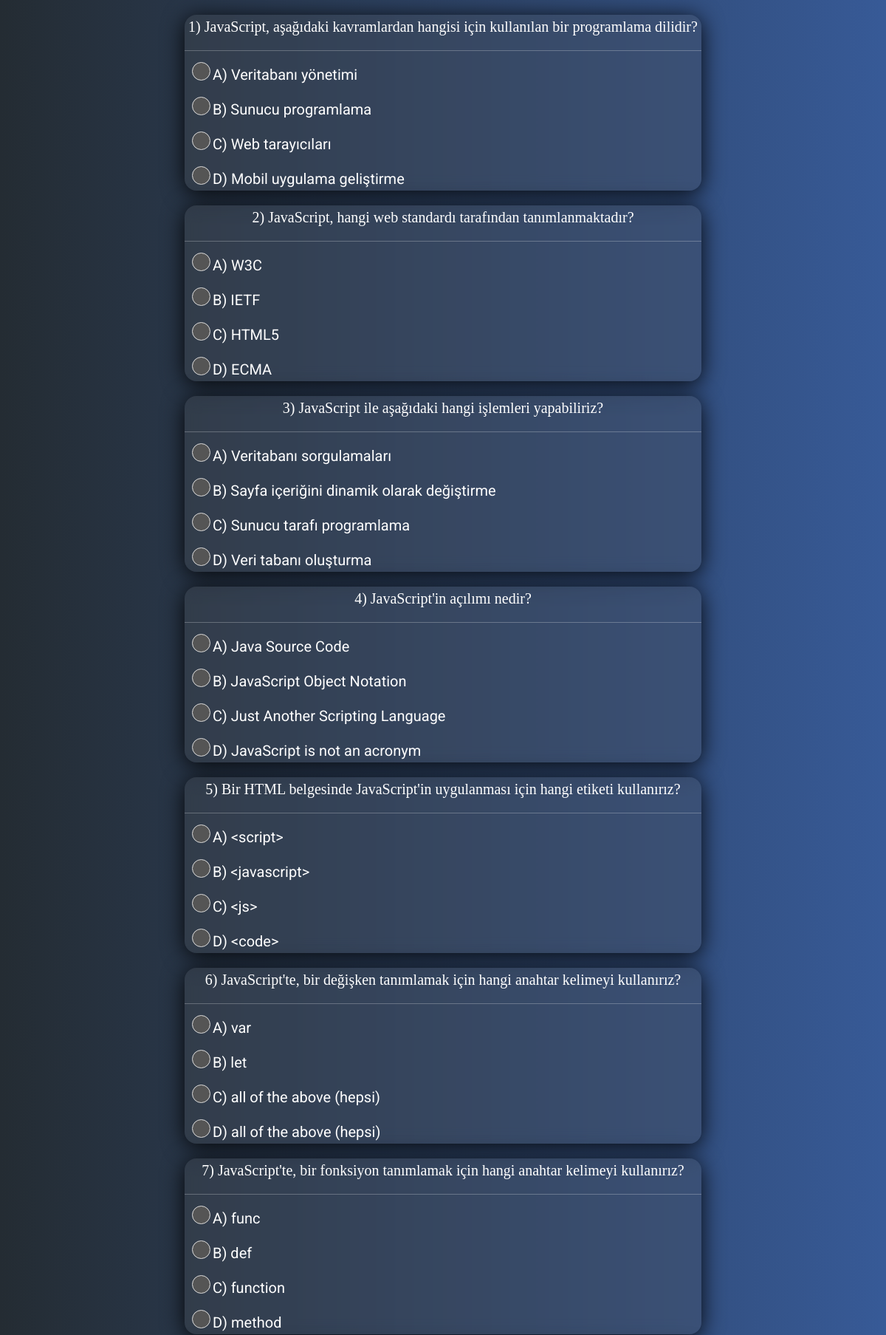
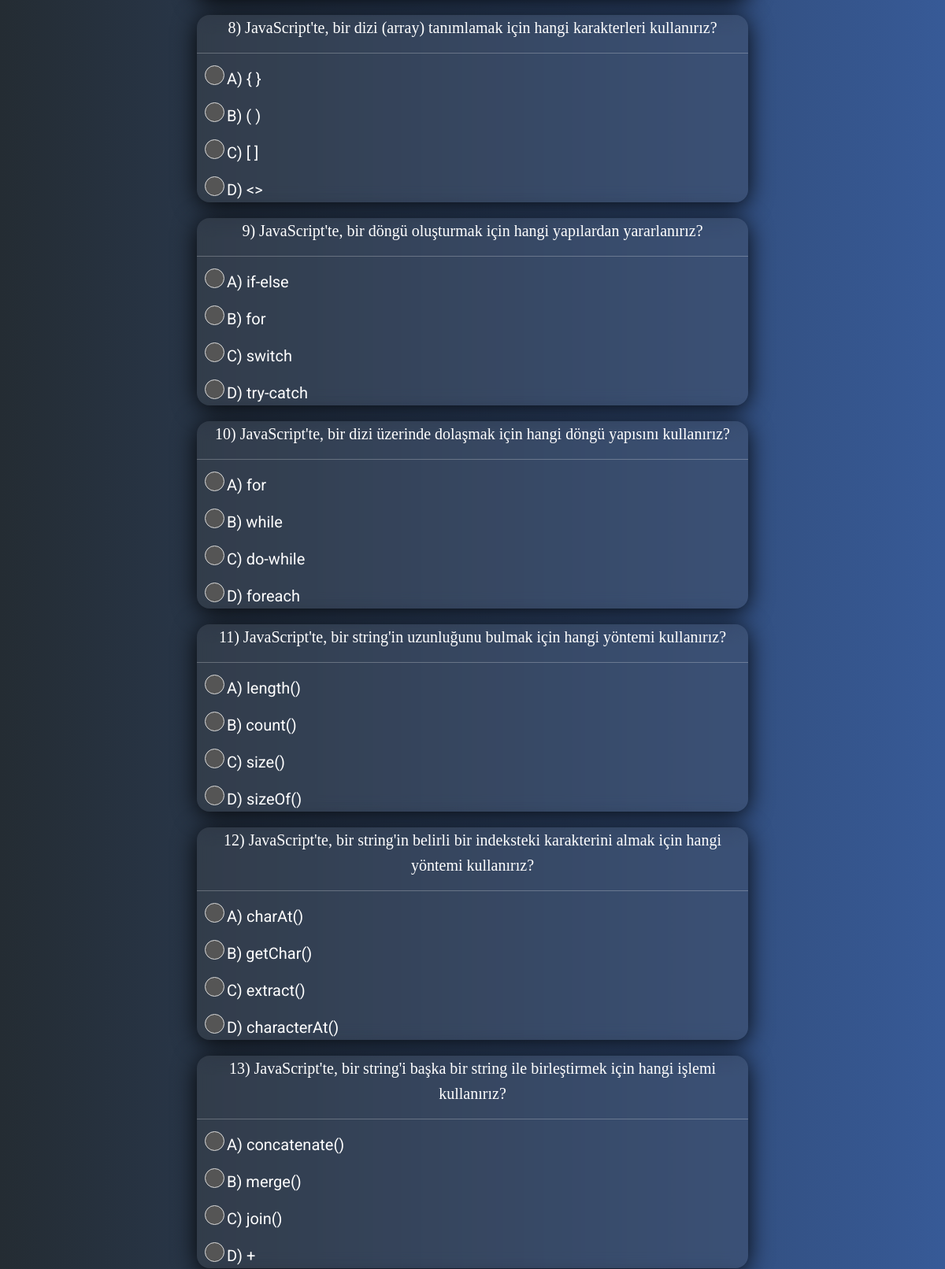
Page /Javascriptquiz/ (upper part) on the committed database (2 pictures, top to bottom).
### quiz/models.py (models this page shows, shortened)
class JavaQ(models.Model):
    question_text = models.CharField(max_length=200,null=True)
    option_a = models.CharField(max_length=100,null=True)
    option_b = models.CharField(max_length=100,null=True)
    option_c = models.CharField(max_length=100,null=True)
    option_d = models.CharField(max_length=100,null=True)
    correct_answer = models.CharField(max_length=1, choices=[('a', 'A'), ('b', 'B'), ('c', 'C'), ('d', 'D')],null=True)

### quiz/views.py (the view)
# urls.py: path('Javascriptquiz/',javaq, name="javaq" ),
def javaq(request):
    if request.method == 'POST':
        score = 0
        error_count = 0
        blank_count = 0
        wrong_javaq = []
        javaq = JavaQ.objects.all()
        total_javaq = javaq.count()
        for question in javaq:
            selected_option = request.POST.get(str(question.id))
            if selected_option:
                if selected_option == question.correct_answer:
                    score += 10
                else:
                    error_count += 1
                    wrong_javaq.append({
                        'question': question,
                        'selected_option': selected_option
                    })
            else:
                blank_count += 1
        success_percentage = "{:.2f}".format((score / (total_javaq * 10)) * 100)
        error_percentage = "{:.2f}".format((error_count / total_javaq) * 100)
        blank_percentage = "{:.2f}".format((blank_count / total_javaq) * 100)
        return render(request, 'sınav/jsresult.html', {
            'score': score,
            'error_count': error_count,
            'blank_count': blank_count,
            'success_percentage': success_percentage,
            'error_percentage': error_percentage,
            'blank_percentage': blank_percentage,
            'wrong_javaq': wrong_javaq
        })
    else:
        javaq = JavaQ.objects.all()
        return render(request, 'sınav/jsquiz.html', {'javaq': javaq})

### quiz/templates/sınav/jsquiz.html (shortened to what this page needs)
{% extends 'base.html' %}
{% load static %}
{% block body %}
<form method="post">
    {% for javaq in javaq %}
    <div class="soru">
         <div class="question">{{ javaq.question_text }} <hr></div>
         <div id="options">
             <label class="options">
              <input type="radio" name="{{ javaq.id }}" value="a"> A) {{ javaq.option_a }}<br>
              <span class="checkmark"></span>
          </label>
          <label class="options">
            <input type="radio" name="{{ javaq.id }}" value="b"> B) {{ javaq.option_b }}<br>
              <span class="checkmark"></span>
          </label>
          <label class="options">
            <input type="radio" name="{{ javaq.id }}" value="c"> C) {{ javaq.option_c }}<br>
              <span class="checkmark"></span>
          </label>
          <label class="options">
            <input type="radio" name="{{ javaq.id }}" value="d"> D) {{ javaq.option_d }}<br>
              <span class="checkmark"></span>
          </label>
         </div>
        </div>
         {% endfor %}
  </form>
{% endblock body %}

### quiz/static/style.css (style rules this page uses)
*, *::before, *::after { margin: 0; padding: 0; box-sizing: border-box; }

### quiz/templates/sınav/jsquiz.html (style rules this page uses)
body { background: #0045c5dc; background: -webkit-linear-gradient(to right, rgb(36, 44, 51), rgb(55, 90, 151)); background: linear-gradient(to right, rgb(36, 44, 51), rgb(55, 90, 151)) }
.soru { position: relative; margin: auto; width: 700px; height: auto; background: rgba(84, 83, 83, 0.24); border-radius: 16px; box-shadow: 0 4px 30px rgba(0, 0, 0, 0.9); backdrop-filter: blur(9.6px); -webkit-backdrop-filter: blur(9.6px); color:rgb(255, 255, 255) }
.soru .question { margin-top: 20px; font-family: 'Bruno Ace', cursive; font-size: 20px; text-align: center; }
#options { margin-left: 10px; }
.options { position: relative; padding-left: 10px; font-size: 20px !important; }
#options label { display: block; margin-top: 5px; margin-bottom: 15px; font-size: 14px; cursor: pointer; }
.checkmark { position: absolute; top: -1px; left: 0; height: 25px; width: 25px; background-color: #555; border: 1px solid #ddd; border-radius: 50%; }
.options .checkmark:after { content: ""; width: 10px; height: 10px; display: block; background: white; position: absolute; top: 50%; left: 50%; border-radius: 50%; transform: translate(-50%,-50%) scale(0); transition: 300ms ease-in-out 0s; }

### rows in the picture
JavaQ: question_text "1) JavaScript, aşağıdaki kavramlardan hangisi için kullanılan bir programlama dilidir?", option_a "Veritabanı yönetimi", option_b "Sunucu programlama", option_c "Web tarayıcıları", option_d "Mobil uygulama geliştirme"
JavaQ: question_text "2) JavaScript, hangi web standardı tarafından tanımlanmaktadır?", option_a "W3C", option_b "IETF", option_c "HTML5", option_d "ECMA"
JavaQ: question_text "3) JavaScript ile aşağıdaki hangi işlemleri yapabiliriz?", option_a "Veritabanı sorgulamaları", option_b "Sayfa içeriğini dinamik olarak değiştirme", option_c "Sunucu tarafı programlama", option_d "Veri tabanı oluşturma"
JavaQ: question_text "4) JavaScript'in açılımı nedir?", option_a "Java Source Code", option_b "JavaScript Object Notation", option_c "Just Another Scripting Language", option_d "JavaScript is not an acronym"
JavaQ: question_text "5) Bir HTML belgesinde JavaScript'in uygulanması için hangi etiketi kullanırız?", option_a "<script>", option_b "<javascript>", option_c "<js>", option_d "<code>"
JavaQ: question_text "6) JavaScript'te, bir değişken tanımlamak için hangi anahtar kelimeyi kullanırız?", option_a "var", option_b "let", option_c "all of the above (hepsi)", option_d "all of the above (hepsi)"
JavaQ: question_text "7) JavaScript'te, bir fonksiyon tanımlamak için hangi anahtar kelimeyi kullanırız?", option_a "func", option_b "def", option_c "function", option_d "method"
JavaQ: question_text "8) JavaScript'te, bir dizi (array) tanımlamak için hangi karakterleri kullanırız?", option_a "{ }", option_b "( )", option_c "[ ]", option_d "<>"
JavaQ: question_text "9) JavaScript'te, bir döngü oluşturmak için hangi yapılardan yararlanırız?", option_a "if-else", option_b "for", option_c "switch", option_d "try-catch"
JavaQ: question_text "10) JavaScript'te, bir dizi üzerinde dolaşmak için hangi döngü yapısını kullanırız?", option_a "for", option_b "while", option_c "do-while", option_d "foreach"
JavaQ: question_text "11) JavaScript'te, bir string'in uzunluğunu bulmak için hangi yöntemi kullanırız?", option_a "length()", option_b "count()", option_c "size()", option_d "sizeOf()"
JavaQ: question_text "12) JavaScript'te, bir string'in belirli bir indeksteki karakterini almak için hangi yöntemi kullanırız?", option_a "charAt()", option_b "getChar()", option_c "extract()", option_d "characterAt()"
JavaQ: question_text "13) JavaScript'te, bir string'i başka bir string ile birleştirmek için hangi işlemi kullanırız?", option_a "concatenate()", option_b "merge()", option_c "join()", option_d "+"
